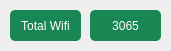
<?xml version="1.0" encoding="UTF-8"?>
<ui version="4.0">
 <class>Dialog</class>
 <widget class="QDialog" name="Dialog">
  <property name="geometry">
   <rect>
    <x>0</x>
    <y>0</y>
    <width>171</width>
    <height>51</height>
   </rect>
  </property>
  <property name="windowTitle">
   <string>Dialog</string>
  </property>
  <widget class="QPushButton" name="MainNet">
   <property name="geometry">
    <rect>
     <x>10</x>
     <y>10</y>
     <width>71</width>
     <height>31</height>
    </rect>
   </property>
   <property name="styleSheet">
    <string notr="true">QPushButton{
 color: #ffffff;
 background-color: #198754;
  font-size: 12px;
  border-radius: 5px;
}

QPushButton:hover{
 background-color: #157347;
}

QPushButton:pressed{
 border: 4px solid #9dccb6;
}</string>
   </property>
   <property name="text">
    <string>Total Wifi</string>
   </property>
  </widget>
  <widget class="QPushButton" name="RobotNet">
   <property name="geometry">
    <rect>
     <x>90</x>
     <y>10</y>
     <width>71</width>
     <height>31</height>
    </rect>
   </property>
   <property name="styleSheet">
    <string notr="true">QPushButton{
 color: #ffffff;
 background-color: #198754;
  font-size: 12px;
  border-radius: 5px;
}

QPushButton:hover{
 background-color: #157347;
}

QPushButton:pressed{
 border: 4px solid #9dccb6;
}</string>
   </property>
   <property name="text">
    <string>3065</string>
   </property>
  </widget>
 </widget>
 <resources/>
 <connections/>
</ui>
